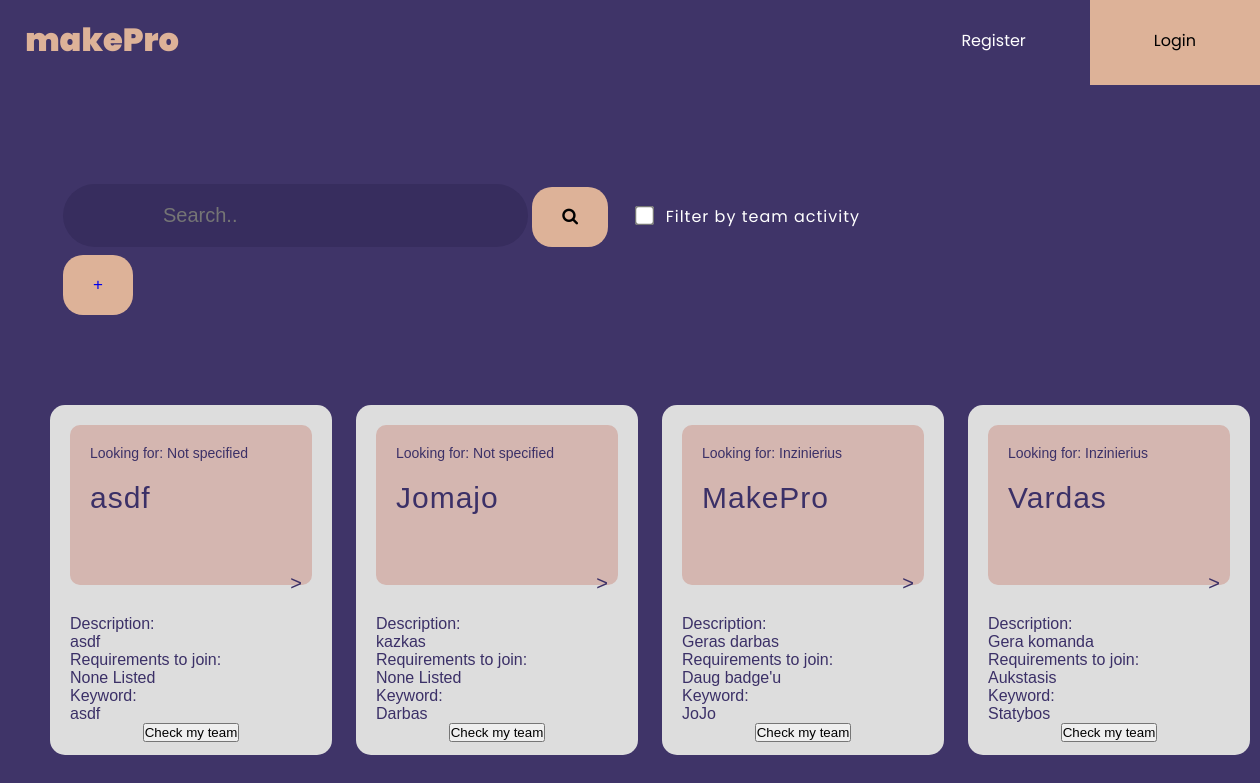
The page /teams/teammanage/ on the database its author committed.
### teams/models.py (models this page shows, shortened)
class Team(models.Model):
    name = models.CharField(max_length=100, unique=True)  # Team name
    description = models.TextField()  # Team description
    keyword = models.CharField(max_length=50, unique=True)  # Keyword for team identification
    looking_for = models.CharField(max_length=100, blank=True)  # What kind of person the team is looking for
    requirements = models.TextField(blank=True)  # Requirements to join the team

### teams/views.py (the view)
# urls.py: path("teammanage/", views.teammanage, name='teammanage'),
def teammanage(request):
    teams = Team.objects.all()  # Get all teams from the database
    return render(request, 'teammanage.html', {'teams': teams})

### teams/templates/teammanage.html (shortened to what this page needs)
{% load static %}
<!DOCTYPE html>
<html lang="en">
<head>
    <link rel="stylesheet" href="{% static 'css/global.css' %}">
    <link rel="stylesheet" href="{% static 'css/teams.css' %}">
    <link rel="stylesheet" href="https://cdnjs.cloudflare.com/ajax/libs/font-awesome/4.7.0/css/font-awesome.min.css">
    <link rel="stylesheet" href="{% static 'css/view.css' %}">
</head>
<body>
    {% include 'include/navbar.html' %}
    <main>
        <div class="search-container">
            <form onsubmit="performSearch(event)" autocomplete="off">
                <input type="text" placeholder="Search.." name="search">
                <button type="submit"><i class="fa fa-search"></i></button>
                <input type="checkbox" name="filter">
                <label for="filter" class="filter">Filter by team activity</label>
            </form>
            <button><a href="{% url 'teams:create-team' %}" class="btn">+</a></button>
        </div>
        <section class="postsearch hidden">
        </section>
        <section class="teamview">
            <div class="carousel">
                {% for team in teams %}
                    <div class="card">
                        <div class="card-header">
                            <p>Looking for: {{ team.looking_for|default:"Not specified" }}</p>
                            <p class="title"><span>{{ team.name }}</span></p>
                        </div>
                        <div class="card-content">
                            <div class="arrow">&gt;</div>
                        </div>
                        <div class="card-footer">
                            <div class="description">
                                <p>Description:</p>
                                <p>{{ team.description }}</p>
                            </div>
                            <div class="requirements">
                                <p>Requirements to join:</p>
                                <p>{{ team.requirements|default:"None Listed" }}</p>
                            </div>
                            <div class="tags">
                                <p>Keyword:</p>
                                <p>{{ team.keyword }}</p>
                            </div>
                            <div class="button-wrapper">
                                <button>Check my team</button>
                            </div>
                        </div>
                    </div>
                {% empty %}
                    <p>No teams created yet.</p>
                {% endfor %}
            </div>
        </section>
    </main>
</body>
</html>

### frontend/static/css/global.css (style rules this page uses)
* { margin: 0; padding: 0; box-sizing: border-box; }
a { text-decoration: none; }
body { background-color: #3F3468; font-family: 'Poppins', sans-serif; }
main { margin-top: 6rem; }
.hidden { display: none; }

### frontend/static/css/teams.css (style rules this page uses)
.search-container { float: left; padding-left: 5%; width: 100%; }
input[type=text] { padding: 20px 100px; margin-top: 8px; font-size: 20px; border: none; border-radius: 59px; background-color: #372D5E; color: white; }
.search-container button { padding: 20px 30px; margin-top: 8px; margin-right: 16px; background: #DDB298; font-size: 17px; border-radius: 20px; border: none; cursor: pointer; }
input[type=checkbox] { transform: scale(1.5); margin: 10px; }
.filter { color: white; letter-spacing: 1px; }
.carousel { display: flex; justify-content: center; align-items: flex-start; gap: 2%; max-height: 100%; }
.card { width: 300px; height: 350px; padding: 20px; background-color: #ddd; border-radius: 15px; position: relative; overflow: hidden; font-family: Arial, sans-serif; color: #3b3067; }
.card-header { background-color: #d4b6b0; padding: 20px; padding-bottom: 70px; border-radius: 10px; margin-bottom: 20px; max-height: 230px; }
.card-header p { font-size: 14px; color: #3b3067; margin: 0; }
.title { padding-top: 10%; }
.title span { font-size: 30px; letter-spacing: 1px; display: -webkit-box; -webkit-box-orient: vertical; overflow: hidden; text-overflow: ellipsis; -webkit-line-clamp: 3; max-width: 100%; }
.card-content { position: relative; }
.arrow { font-size: 20px; color: #3b3067; position: absolute; right: 10px; bottom: 10px; }
.postsearch { display: flex; justify-content: center; width: 100%; padding: 20px 0; height: auto; }

### frontend/static/css/view.css (style rules this page uses)
.teamview { display: flex; padding: 50px; color: #3F3468; }
.button-wrapper { display: flex; justify-content: center; }

### rows shown on the page
Team: looking_for "Not specified", name "asdf", description "asdf", requirements "None Listed", keyword "asdf"
Team: looking_for "Not specified", name "Jomajo", description "kazkas", requirements "None Listed", keyword "Darbas"
Team: looking_for "Inzinierius", name "MakePro", description "Geras darbas", requirements "Daug badge'u", keyword "JoJo"
Team: looking_for "Inzinierius", name "Vardas", description "Gera komanda", requirements "Aukstasis", keyword "Statybos"
